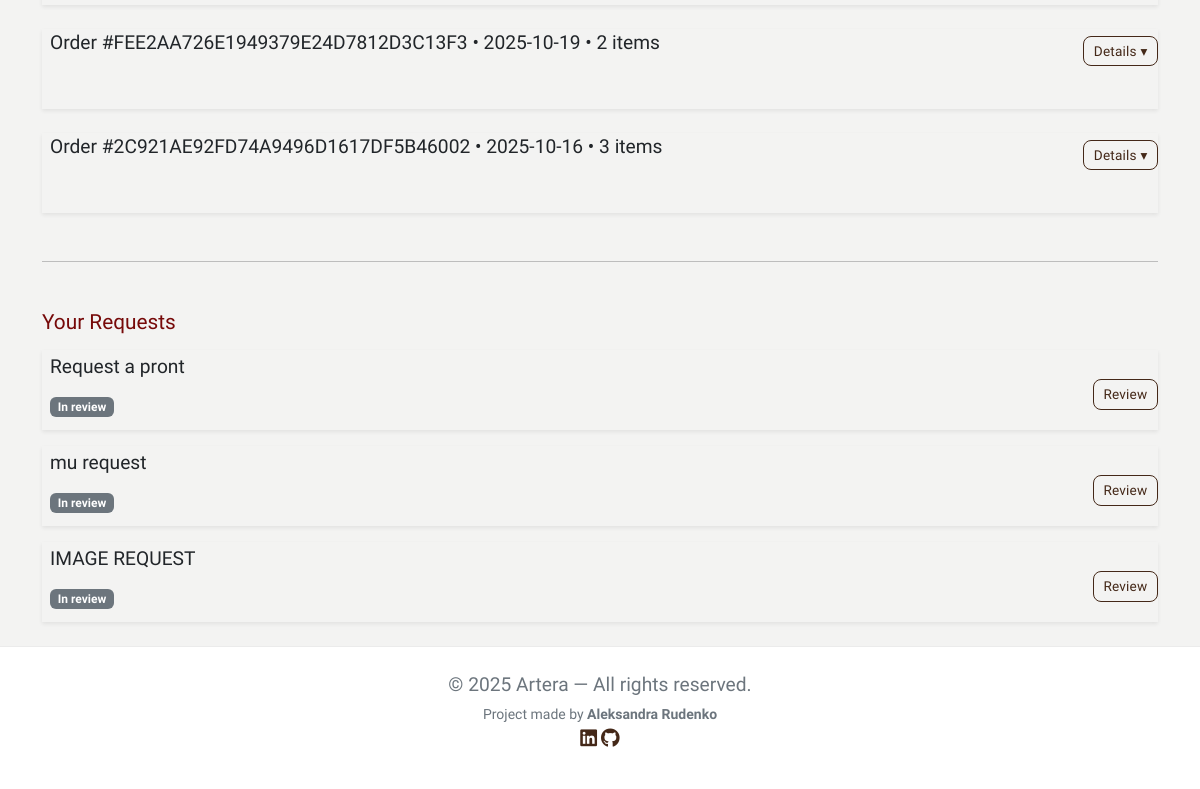
Before: /profiles/library/ (signed in, lower part) with the older database file.
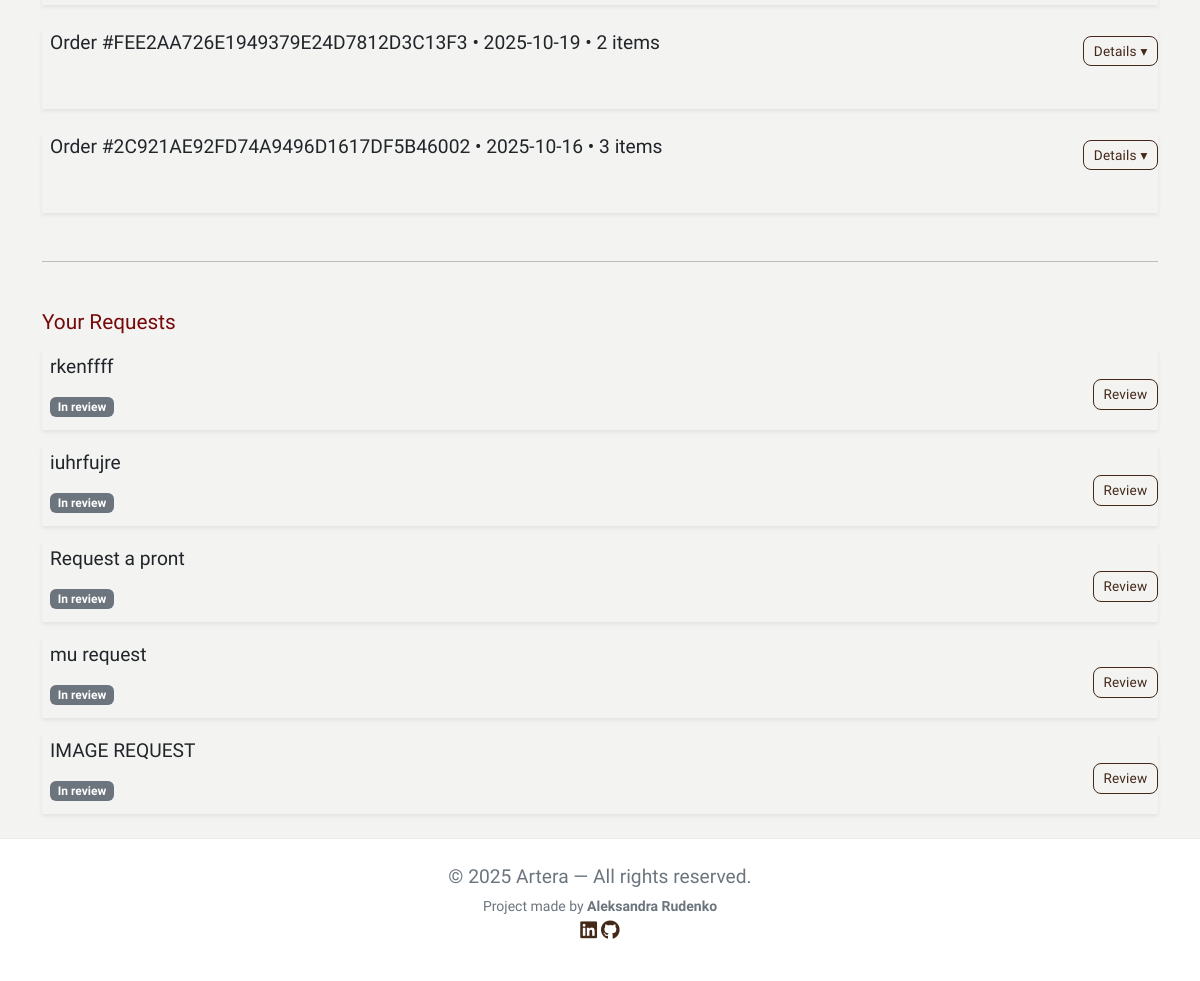
After: the same page with the newer database file.
### checkout/models.py (models this page shows, shortened)
class Order(models.Model):
    user = models.ForeignKey(settings.AUTH_USER_MODEL, null=True, blank=True, on_delete=models.SET_NULL, related_name='orders')
    order_number = models.CharField(max_length=32, null=False, editable=False)
    full_name = models.CharField(max_length=50,  null=False, blank=False)
    email = models.EmailField(max_length=254, null=False, blank=False)
    phone_number = models.CharField(max_length=20,  null=False, blank=False)
    country = CountryField(blank_label='Select country')
    postcode = models.CharField(max_length=20,  null=True,  blank=True)
    town_or_city = models.CharField(max_length=40,  null=False, blank=False)
    street_address1 = models.CharField(max_length=80, null=False, blank=False)
    street_address2 = models.CharField(max_length=80, null=True,  blank=True)
    county = models.CharField(max_length=80,  null=True,  blank=True)
    date = models.DateTimeField(auto_now_add=True)
    delivery_cost = models.DecimalField(max_digits=6,  decimal_places=2, null=False, default=0)
    order_total = models.DecimalField(max_digits=10, decimal_places=2, null=False, default=0)
    grand_total = models.DecimalField(max_digits=10, decimal_places=2, null=False, default=0)

### services/models.py (models this page shows)
class ArtworkRequest(models.Model):
    STATUS = [
        ("in_review","In review"),
        ("accepted","Accepted"),
        ("rejected","Rejected"),
    ]
    user = models.ForeignKey(settings.AUTH_USER_MODEL, on_delete=models.CASCADE, related_name="service_requests")
    title = models.CharField(max_length=120)
    description = models.TextField(blank=True)
    ref_image = CloudinaryField('image', folder='requests', blank=True)
    budget_cents = models.DecimalField(max_digits=10, decimal_places=2, null=True, blank=True)
    status = models.CharField(max_length=20, choices=STATUS, default="in_review")
    created_at = models.DateTimeField(auto_now_add=True)

### profiles/views.py (the view)
# urls.py: path('library/', views.library, name='library'),
@login_required
def library(request):
    email = (request.user.email or '').strip()
    if not email:
        return render(request, 'profiles/library.html', {'orders': []})
    orders = (
        Order.objects
        .filter(user=request.user)
        .order_by('-date', '-id')
        .annotate(item_count=Count('lineitems'))
        .prefetch_related(
            Prefetch(
                'lineitems',
                queryset=OrderItem.objects.select_related('artwork').order_by('id')
            )
        )
    )
    requests_qs = (
        ArtworkRequest.objects
        .filter(user=request.user)
        .order_by('-created_at')
    )
    return render(request, 'profiles/library.html', {
        'orders': orders,
        'requests': requests_qs,
    })

### bag/contexts.py (called while the page is built, shortened)
def bag_contents(request):
    bag_items = []
    total = Decimal("0")
    product_count = 0
    bag = request.session.get('bag', {})
    if total < getattr(settings, 'FREE_DELIVERY_THRESHOLD', 0):
        delivery = total * Decimal(getattr(settings, 'STANDARD_DELIVERY_PERCENTAGE', 0) / 100)
        free_delivery_delta = getattr(settings, 'FREE_DELIVERY_THRESHOLD', 0) - total
    else:
        delivery = 0
        free_delivery_delta = 0
    grand_total = delivery + total
    context = {
        'bag_items': bag_items,
        'total': total,
        'product_count': product_count,
        'delivery': delivery,
        'free_delivery_delta': free_delivery_delta,
        'free_delivery_threshold': getattr(settings, 'FREE_DELIVERY_THRESHOLD', 0),
        'grand_total': grand_total,
    }
    return context

### shop/models.py (called while the page is built)
    def get_download_url(self):
        if self.digital_file_url:
            return self.digital_file_url
        if self.image_url:
            return self.image_url
        if self.image and getattr(self.image, "url", None):
            return self.image.url
        return None

### profiles/templates/profiles/library.html (shortened to what this page needs)
{% extends "base.html" %}
{% load static %}
{% block content %}
<div class="container mb-4 mt-4 library">
    {% if orders %}
    {% for order in orders %}
    <div class="order-card shadow-sm h-100 mb-4 ps-2 pb-2">
        <div class="d-flex align-items-center justify-content-center gap-4">
            <p class="text-dark">
                Order #{{ order.order_number }}
                <span>• {{ order.date|date:"Y-m-d" }}</span>
                <span>• {{ order.item_count }} item{{ order.item_count|pluralize }}</span>
            </p>
            <button class="btn btn-outline-dark btn-sm ms-auto" type="button" data-bs-toggle="collapse"
                data-bs-target="#o{{ order.id }}" aria-expanded="{% if forloop.first %}true{% else %}false{% endif %}">
                Details ▾
            </button>
        </div>
    </div>
    {% endfor %}
    {% else %}
    <div class="text-center py-5">
        <p class="mb-3">Your library is empty.</p>
        <a href="{% url 'all_artworks' %}" class="btn btn-dark">Browse artworks</a>
    </div>
    {% endif %}
    <hr class="my-5">
    <h3 class="mb-3">Your Requests</h3>
    {% if requests %}
    <div class="row g-3">
        {% for r in requests %}
        <div class="col-12">
            <div class="request-card shadow-sm h-100 d-flex justify-content-center align-items-center ps-2 pb-2">
                <div class="card-body">
                    <h5 class="mb-1">
                        <p class="text-dark"> {{ r.title }}</p>
                    </h5>
                    {% if r.status == 'accepted' %}
                    <span class="badge bg-success">Accepted</span>
                    {% elif r.status == 'rejected' %}
                    <span class="badge bg-danger">Rejected</span>
                    {% else %}
                    <span class="badge bg-secondary">In review</span>
                    {% endif %}
                </div>
                <div class="mt-3">
                    <a href="{% url 'request_detail' r.id %}" class="btn btn-outline-dark btn-sm">Review</a>
                </div>
            </div>
        </div>
        {% endfor %}
    </div>
    {% else %}
    <p class="text-muted">You haven’t submitted any requests yet.</p>
    <a href="{% url 'request' %}" class="btn btn-dark btn-sm mt-2">Make a Request</a>
    {% endif %}
</div>
{% endblock %}

### templates/base.html (shortened to what this page needs)
{% load static %}
<!DOCTYPE html>
<html lang="en">
<head>
    {% block links %}
    <link href="https://cdn.jsdelivr.net/npm/bootstrap@5.3.3/dist/css/bootstrap.min.css" rel="stylesheet">
    <link href="https://cdnjs.cloudflare.com/ajax/libs/font-awesome/6.4.0/css/all.min.css" rel="stylesheet">
    <link rel="stylesheet" href="{% static 'css/base.css' %}">
    {% endblock %}
</head>
<body>
    <main>
        {% block content %}
        {% endblock %}
    </main>
    <footer class="footer py-4">
        <p class="mb-1">
            © {% now "Y" %} Artera — All rights reserved.
        </p>
        <p class="small mb-0">
            Project made by <strong>Aleksandra Rudenko</strong>
            <div class="footer-icons">
                <a href="https://www.linkedin.com/in/aleksandra-rudenko/" target="_blank"
                    title="Check my profile on LinkedIn" aria-label="Link to my LinkedIn profile"><i
                        class="fa-brands fa-linkedin"></i></a>
                <a href="https://github.com/alexdotrud" target="_blank" title="Check my profile on Github"
                    aria-label="Link to my GitHub profile"><i class="fa-brands fa-github"></i></a>
            </div>
        </p>
    </footer>
</body>
</html>

### static/css/base.css (style rules this page uses)
:root { --primary-font: "Cardo", serif; --primary-color: #442818; --secondary-color: #760909; --accent-1: #C2D2C2; --accent-1-dark: #2D4739; --bg-color: #F3F3F2; --surface: #FFFFFF; --ink: #1f1f1f; --muted: #6c757d; --border: rgba(0, 0, 0, .08); --shadow-sm: 0 6px 18px rgba(0, 0, 0, .08); --shadow-md: 0 10px 24px rgba(0, 0, 0, .1); --radius: 12px; }
body { font-family: var(--primary-font); background: var(--bg-color); color: var(--ink); display: flex; flex-direction: column; min-height: 100vh; }
main { margin-top: 64px; flex: 1; }
h3 { font-family: var(--primary-font); color: var(--secondary-color); font-size: 1.3rem; }
.request-card, .order-card { box-shadow: var(--shadow); overflow: hidden; background: transparent; min-height: 80px; }
.footer { background: var(--surface); border-top: 1px solid var(--border); color: var(--surface); text-align: center; padding: 1rem 0; }
.footer p, .footer a { color: var(--muted); }
.btn-outline-dark { color: var(--primary-color); border-color: var(--primary-color); border-radius: 8px; letter-spacing: 0.2px; }
i { color: var(--primary-color); font-size: 1.2rem; transition: color 0.2s ease, transform 0.2s ease; vertical-align: middle; }

Changed rows visible on the page:
added ArtworkRequest: title "rkenffff", status "In review"
added ArtworkRequest: title "iuhrfujre", status "In review"
